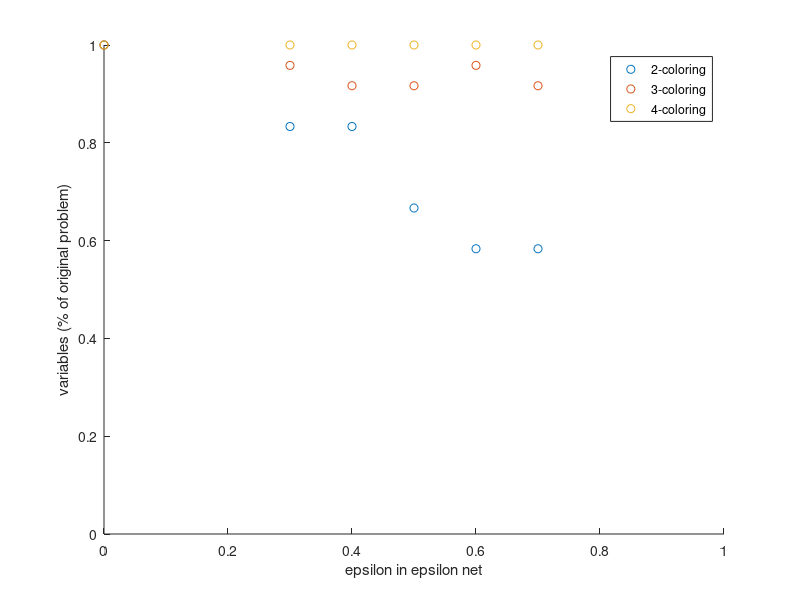

Write MATLAB code to recreate this figure.
%variables vs. epsilon, americasProblem
figure(1) 
hold on
variables=[24 20 20 16 14 14;24 23 22 22 23 22;24 24 24 24 24 24];
D=[2;3;4];
epsilon=[0 0.3 0.4 0.5 0.6 0.7];
s1=scatter(epsilon,variables(1,:)./variables(1,1));
s2=scatter(epsilon,variables(2,:)./variables(2,1));
s3=scatter(epsilon,variables(3,:)./variables(3,1));
legend([s1 s2 s3],'2-coloring','3-coloring','4-coloring')
xlim([0,1])
ylim([0,1])
xlabel('epsilon in epsilon net')
ylabel('variables (% of original problem)')